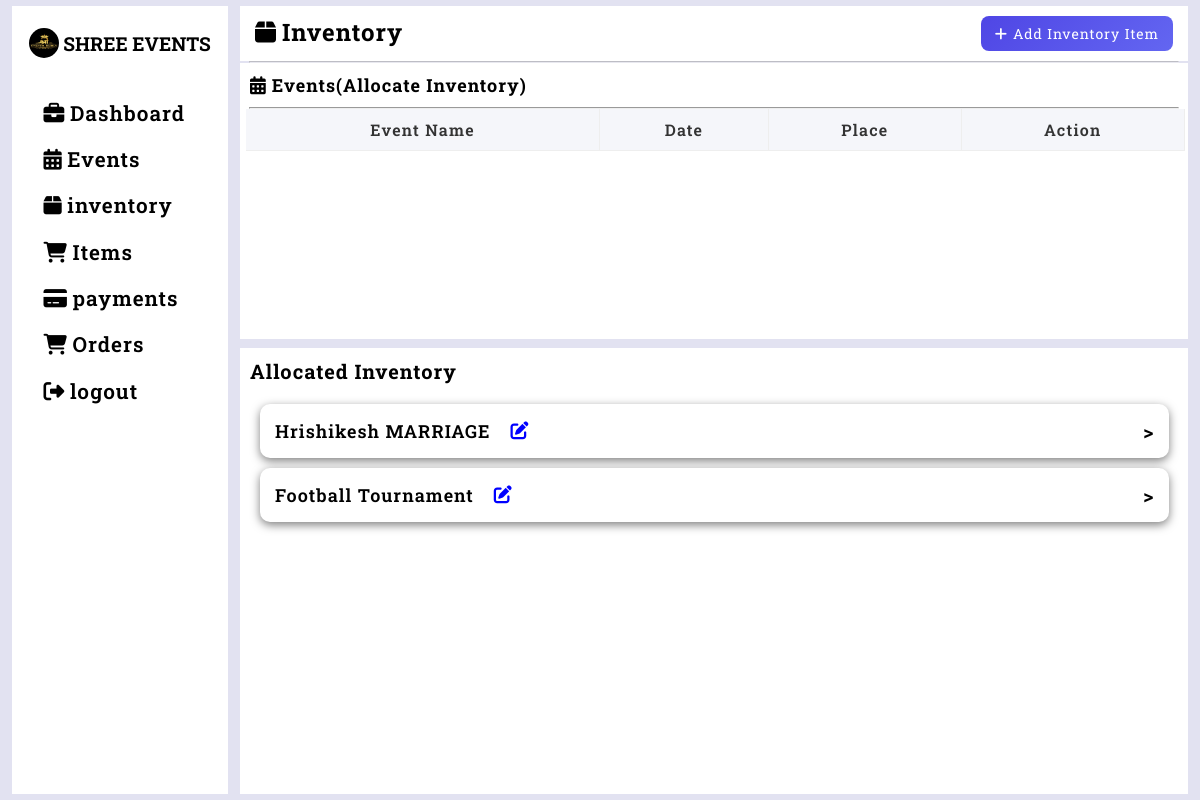
/inventory (signed in), run on an earlier commit of the app's database.
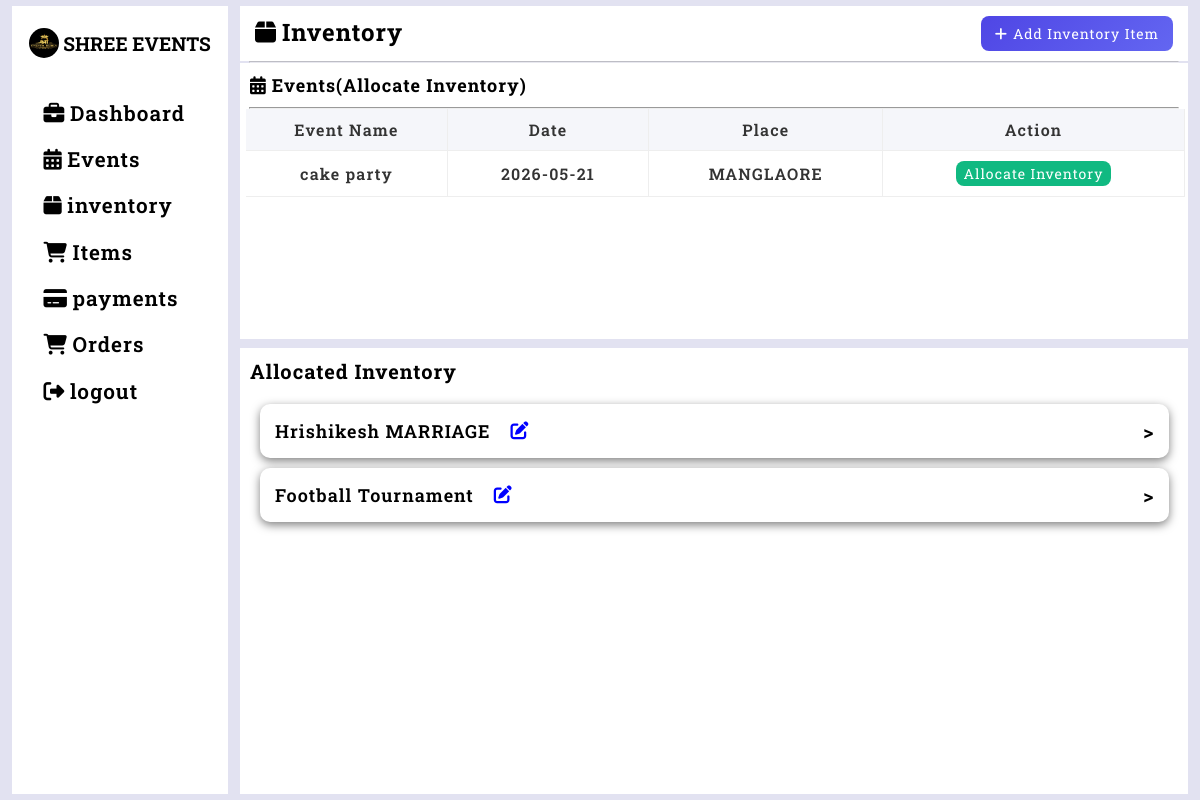
And on a later commit of the database.
### tables this page shows
CREATE TABLE events(event_id INTEGER PRIMARY KEY AUTOINCREMENT,
                event_name TEXT NOT NULL,
                event_date DATETIME NOT NULL,
                event_time DATETIME NOT NULL,
                place TEXT NOT NULL,
                cust TEXT NOT NULL,
                status TEXT DEFAULT 'pending',
                event_status TEXT DEFAULT 'upcoming',
                phone_number INTEGER NOT NULL

                );

### inventory.py (the view)
@inventory_app.route('/inventory',methods=['GET','POST'])
def inventory_fn():
    if 'user' in session:
        event_id=request.form.get('event_id') or request.args.get('event_id')
        inven_data = get_inventory()
        show_popup=False
        if request.method == "POST":
            if "allocate_inventory" in request.form:
                event_name = request.form['itemname']
                quantity = request.form['quantity']
                price = request.form['price']
                add_inventory(event_name, quantity, price)
                return redirect('/inventory')
            elif "sava_alloc" in request.form:
                event_id=request.form.get('event_id')
                items=get_inventory()
                for item in items:
                    item_id=item[0]
                    stock=item[2]
                    item_name=item[1]
                    price_per=item[3]
                    qty=request.form.get(f'qty_{item_id}')
                    if qty and int(qty)>=0:
                        update_allocation(event_id,item_id,int(qty),item_name,price_per)
                update_status(event_id) #change status to allocated
                inven_data=get_inventory()
                show_popup=False
                return redirect('/inventory')
            elif "search_btn" in request.form:
                search=request.form.get('search')
                inven_data=search_inventory(search)
                show_popup=True
            elif "clear_btn" in request.form:
                inven_data=get_inventory()
                show_popup=True
            elif "delete_btn" in request.form:
                event_id = request.form.get('event_id')
                item_id = request.form.get('item_id')
                items = get_inventory()
                for item in items:
                    if str(item[0]) == str(item_id):
                        item_name = item[1]
                        price = item[3]
                        update_allocation(event_id, item_id, 0, item_name, price)
                return redirect('/inventory')
            else:
                inven_data=get_inventory()
                show_popup=False
        else:
            inven_data=get_inventory()
            show_popup=False
        existing_alloc={}
        if event_id:
            show_popup=True
            rows=allocated_inventory_list()
            for row in rows:
                if str(row[0])==str(event_id):
                    existing_alloc[row[6]]=row[4]
        events=events_list_in()
        allocated_list=allocated_inventory_list()
        allocated_events_list=allocated_events()
        total_data=total_mount_calculations()
        return render_template("inventory.html",existing_alloc=existing_alloc,events=events,inven_data=inven_data,show_popup=show_popup,event_id=event_id,allocated_events_list=allocated_events_list,allocated_list=allocated_list,total_data=total_data)
    else:
        return redirect(url_for('home'))

### database.py (called while the page is built)
def get_connection():
    con=sqlite3.connect("database.db",timeout=30,check_same_thread=False) #connect to database and create a cursor to run commands
    return con

def events_list_in():
    con=get_connection()
    cursor=con.cursor()
    cursor.execute("SELECT event_id,event_name,event_date,event_time,place,cust,phone_number FROM events WHERE status='pending'")
    events_li=cursor.fetchall()
    con.commit()
    con.close()
    return events_li

def get_inventory():
    con=get_connection()
    cursor=con.cursor()
    cursor.execute("SELECT item_id,item_name,item_quantity,item_price FROM inventory")
    inven_data=cursor.fetchall()
    con.commit()
    con.close()
    return inven_data

def allocated_events():
    con=get_connection()
    cursor=con.cursor()
    cursor.execute("SELECT * FROM events WHERE status='allocated' AND event_date>DATE('now') ORDER BY event_id DESC")
    pen_data=cursor.fetchall()
    con.commit()
    con.close()
    return pen_data

def allocated_inventory_list():
    con=get_connection()
    cursor=con.cursor()
    cursor.execute("SELECT e.event_id,e.event_name,i.item_name,a.price_per_unit,a.quantity,a.total_price,a.item_id,e.event_date FROM allocation a JOIN events e ON e.event_id=a.event_id JOIN inventory i ON i.item_id=a.item_id WHERE e.event_date>DATE('now')")
    join_data=cursor.fetchall()
    con.commit()
    con.close()
    return join_data

def total_mount_calculations():
    con=get_connection()
    cursor=con.cursor()
    cursor.execute("SELECT event_id,SUM(quantity*price_per_unit)AS total FROM allocation GROUP BY event_id")
    total_data=cursor.fetchall()
    con.commit()
    con.close()
    return total_data

### templates/inventory.html (shortened to what this page needs)
{% extends "base.html" %} {% block title %}INVENTORY{% endblock %}
{% block content %}
<div class="main-inventory-box">
  <div class="inventory-header">
    <h2><i class="fa-solid fa-box"></i>Inventory</h2>
    <button type="button" id="openPopup">
      <i class="fa-solid fa-plus"></i>Add Inventory Item
    </button>
  </div>
  <hr style="opacity: 0.5" />
  <div class="inventory-events-list">
    <div class="in-child-header">
      <h2>
        <i class="fa-solid fa-calendar-days"></i>Events(Allocate Inventory)
      </h2>
    </div>
    <hr />
    <form method="post">
      <div class="inventory-table-container">
        <table>
          <thead>
            <tr>
              <td>Event Name</td>
              <td>Date</td>
              <td>Place</td>
              <td>Action</td>
            </tr>
          </thead>
          <tbody>
            {% for e in events %}
            <tr>
              <td>{{e[1]}}</td>
              <td>{{e[2]}}</td>
              <td>{{e[4]}}</td>
              <td>
                <button name="allocate" type="button" id="allocate_btn" class="allocate_btn" data-id="{{e[0]}}">
                  Allocate Inventory
                </button>
              </td>
            </tr>
            {% endfor %}
          </tbody>
        </table>
      </div>
    </form>
  </div>
  <div class="allocated-inventory-container">
    <h2>Allocated Inventory</h2>
    <div class="events-cont">
    {% for events in allocated_events_list %}
    <div class="event">
      <form method="post">
        <div class="event-header">
          <p>{{events[1]}}</p>
          <button type="button" class="edit-btn" data-event="{{events[0]}}"><i
              class="fa-solid fa-pen-to-square"></i></button>
          <span class="side">></span>
        </div>
      </form>
    </div>
    {% endfor %}
    </div>
  </div>
  {% endblock %}

### templates/base.html (shortened to what this page needs)
<!doctype html>
<html lang="en">
<head>
  <link rel="stylesheet" href="https://cdnjs.cloudflare.com/ajax/libs/font-awesome/6.5.1/css/all.min.css" />
  <link rel="stylesheet" href="{{ url_for('static', filename='main.css') }}" />
</head>
<body>
  <div class="dashboard-container">
    <div class="left-bar" id="sidebar">
      <div class="left-header">
        <img src="{{url_for('static',filename='images/DOC-20260319-WA0019..png')}}" alt="logo" />
        <h2>SHREE EVENTS</h2>
      </div>
      <div class="nav-section">
        <ul>
          <li>
            <a href="{{url_for('dashboard.dashboard_fn')}}"><i class="fa-solid fa-briefcase"></i>Dashboard
            </a>
          </li>
          <li>
            <a href="{{url_for('events.events_fn')}}"><i class="fa-solid fa-calendar-days"></i>Events</a>
          </li>
          <li>
            <a href="{{url_for('inventory.inventory_fn')}}"><i class="fa-solid fa-box"></i>inventory</a>
          </li>
          <li>
            <a href="{{url_for('items.items_fn')}}"><i class="fa-solid fa-cart-shopping"></i>Items</a>
          </li>
          <li>
            <a href="{{url_for('payments.payments_fn')}}"><i class="fa-solid fa-credit-card"></i>payments</a>
          </li>
          <li>
            <a href="{{url_for('orders.orders_fn')}}"><i class="fa-solid fa-cart-shopping"></i>Orders</a>
          </li>
          <li>
            <a href="{{url_for('logout')}}"><i class="fa-solid fa-sign-out-alt"></i>logout</a>
          </li>
        </ul>
      </div>
    </div>
    <div class="right-bar" id="right-bar">
      {% block content %}{% endblock %}
    </div>
  </div>
</body>
</html>

### static/main.css (style rules this page uses)
* { box-sizing: border-box; margin: 0; padding: 0; }
.dashboard-container { height: 100vh; display: flex; background-color: #e2e2f1; }
.left-bar { width: 18%; padding: 0.5%; position: relative; margin: 0.5% 1%; overflow: hidden; background-color: white; }
.left-bar .left-header { height: 8%; width: 100%; justify-content: center; display: flex; align-items: center; }
.left-header img { width: 30px; height: 30px; border-radius: 50%; margin-right: 2%; }
.left-header h2 { font-family: "Roboto Slab", serif; font-size: 1.2em; }
.left-bar .nav-section { width: 100%; height: 92%; overflow: hidden; display: flex; flex-direction: column; margin-top: 10%; }
.nav-section ul { list-style: none; }
.nav-section ul li { padding: 2% 10%; font-size: 1.3em; margin-bottom: 5%; font-weight: 600; border-left: 5px solid transparent; transition: 1s ease; letter-spacing: 1px; }
.nav-section ul li a { font-family: "Roboto Slab", serif; text-decoration: none; color: black; }
.nav-section ul li a i { font-size: 1em; color: black; margin-right: 3%; }
.right-bar { width: 79%; margin: 0.5% 0; background-color: #e2e2f1; display: flex; flex-direction: column; position:relative; }
hr { width: 98%; margin: auto; }
thead { background: #f5f6fa; }
table td { padding: 10px 15px; height: 30px; border-bottom: 1px solid #eee; border-right: 1px solid #eee; font-family: "Roboto Slab", serif; letter-spacing: 1.2px; color: #333; font-weight: 600; }
table td button { background-color: #fff; border: none; outline: none; height: 20px; font-size: 18px; }
button .fa-pen-to-square { color: blue; margin-right: 25px; }
.main-inventory-box { width: 100%; height: 100%; background-color: #e2e2f1; overflow: hidden; }
.main-inventory-box .inventory-header { width: 100%; padding: 10px 15px; display: flex; justify-content: space-between; background-color: #fff; }
.inventory-header h2 { font-family: "Roboto Slab", serif; letter-spacing: 1px; font-size: 24px; }
.inventory-header h2 i { margin-right: 5px; }
.inventory-header button { color: white; font-family: "Roboto Slab", serif; font-size: 14px; letter-spacing: 1px; padding: 8px 14px; background: linear-gradient(135deg, #4f46e5, #6366f1); outline: none; border: none; border-radius: 8px; }
.inventory-header button i { margin-right: 5px; }
.main-inventory-box .inventory-events-list { width: 100%; height: 35%; overflow-y: auto; background-color: #fff; }
.in-child-header { width: 100%; padding: 10px; }
.in-child-header h2 { font-size: 18px; font-family: "Roboto Slab", serif; letter-spacing: 1px; }
.in-child-header h2 i { margin-right: 5px; }
.inventory-events-list .inventory-table-container { width: 100%; height: 100%; background-color: #fff; }
.inventory-table-container table { width: 99%; margin: 0 6px; border-collapse: collapse; }
.inventory-table-container table thead td { background-color: #f5f6fa; height: 20px; font-family: "Roboto Slab", serif; text-align: center; padding: 10px; }
.inventory-table-container table tbody td { font-family: "Roboto Slab", serif; height: 15px; text-align: center; }
.inventory-table-container table td button { color: white; font-family: "Roboto Slab", serif; font-size: 14px; letter-spacing: 1px; height: 25px; padding: 1px 8px; background-color: #10b981; outline: none; border: none; border-radius: 8px; }
.allocated-inventory-container { width: 100%; height: 60%; margin-top: 1%; background-color: #fff; overflow-y: hidden; }
.allocated-inventory-container h2 { padding: 10px; font-size: 20px; letter-spacing: 1px; font-family: "Roboto Slab", serif; cursor: pointer; }
.events-cont { width: 100%; height: 90%; overflow: auto; padding: 10px; }
.allocated-inventory-container .events-cont .event { width: 98%; background-color: #fff; border: none; box-shadow: 0 3px 10px rgba(0, 0, 0, 0.5); border-radius: 10px; margin-left: 10px; padding: 15px; font-size: 18px; letter-spacing: 1px; font-weight: 600; font-family: "Roboto Slab", serif; margin-bottom: 10px; }
.event-header { display: flex; position: relative; align-items: center; }
.event-header span { font-size: 20px; position: absolute; right: 0; cursor: pointer; }
.event-header button { margin-left: 20px; background-color: #fff; border: none; outline: none; height: 20px; font-size: 18px; }

What changed in the data, as far as the page shows it:
added events: event_name "cake party", event_date "2026-05-21", place "MANGLAORE", shown under "Events(Allocate Inventory)"
